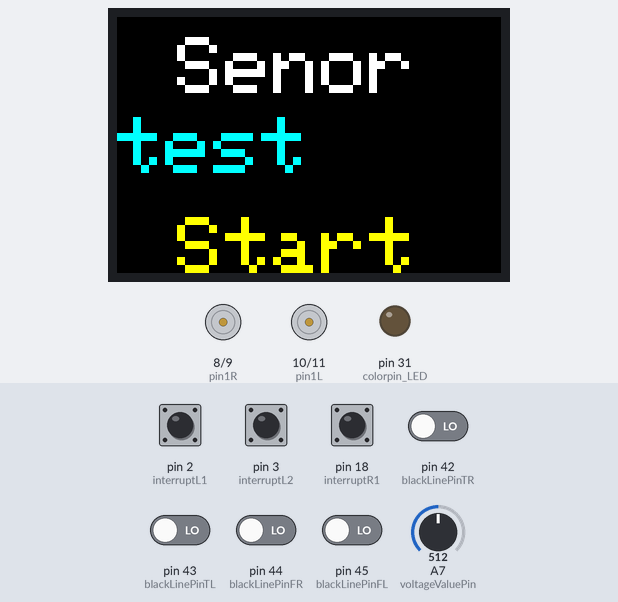
The sketch below on a simulated Arduino Mega 2560, built with avr-gcc and run on an emulated ATmega2560. Shown: 96×64 colour display, motor-driver pin pairs drawn as motors (green arrow = first pin HIGH = forward, orange = second pin HIGH = backward, longer = more drive), output pins drawn as LEDs (lit = HIGH). Inputs (shaded band) come from the test bench; at power-on: pin 2 (interruptL1), pin 3 (interruptL2), pin 18 (interruptR1) HIGH, pin 42 (blackLinePinTR), pin 43 (blackLinePinTL), pin 44 (blackLinePinFR), pin 45 (blackLinePinFL) LOW, A7 (voltageValuePin) = 512. Pins used as bus, display or sensor lines are not drawn; what the sketch prints to the serial monitor is not drawn.

Above: at 0.2 s.
4.9 s: pin 2 (interruptL1) pulled LOW for 0.15 s
At 5.7 s:
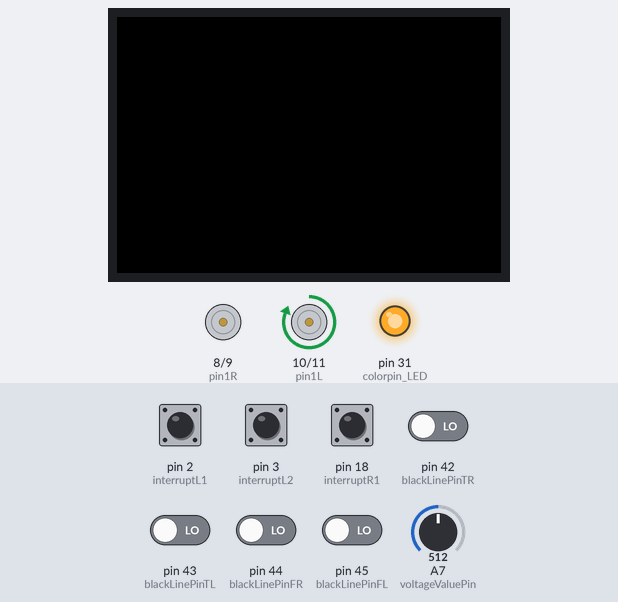
6.5 s: pin 43 (blackLinePinTL) driven HIGH
At 7.6 s:
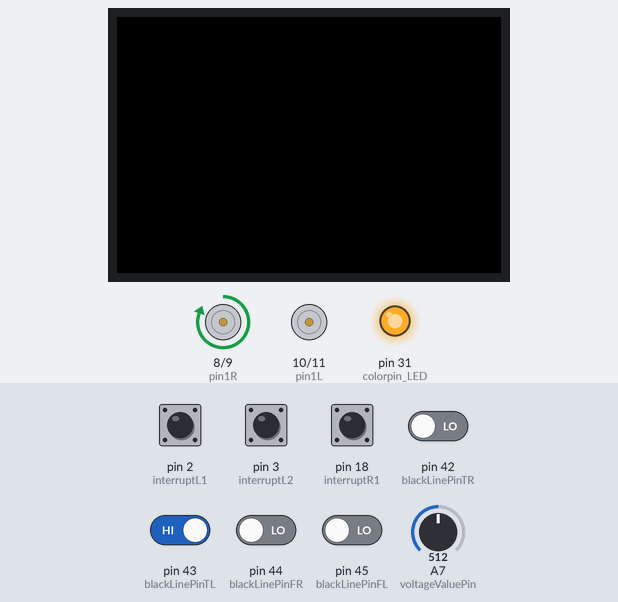
8.0 s: pin 42 (blackLinePinTR) driven HIGH
At 9.4 s:
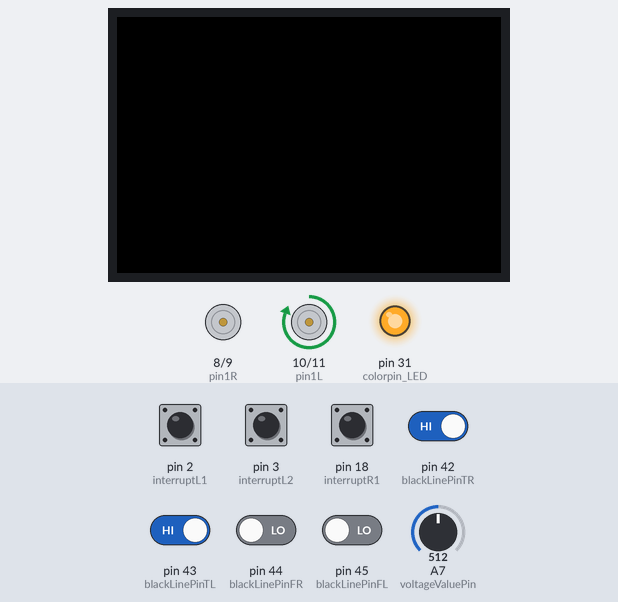
11.0 s: A7 (voltageValuePin) set to 417
14.0 s: A7 (voltageValuePin) set to 394
17.0 s: pin 42 (blackLinePinTR) driven LOW
At 18.4 s:
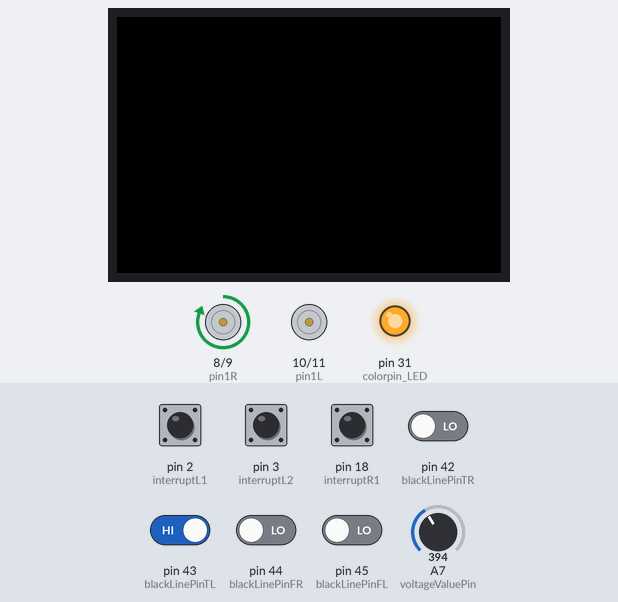
Timing chart, 0 to 20.0 s (numbered marks = the images above; inputs shaded):
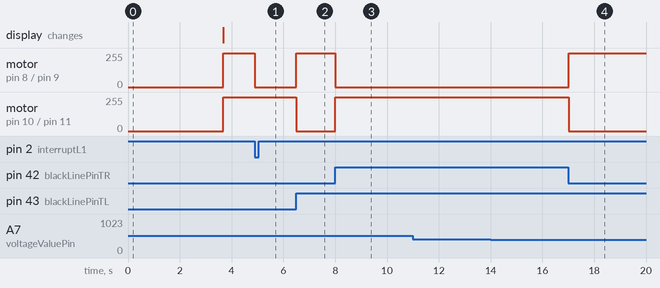

Measured:
- after the input at 4.9 s, motor on pin 8 (pin1R) / pin 9 (pin2R): forward 255/255 → stopped at once
- after the input at 6.5 s, motor on pin 8 (pin1R) / pin 9 (pin2R): stopped → forward 255/255 at once; motor on pin 10 (pin1L) / pin 11 (pin2L): forward 255/255 → stopped at once
- after the input at 8.0 s, motor on pin 8 (pin1R) / pin 9 (pin2R): forward 255/255 → stopped at once; motor on pin 10 (pin1L) / pin 11 (pin2L): stopped → forward 255/255 at once
- after the input at 11.0 s, every drawn part: stays the same
- after the input at 14.0 s, every drawn part: stays the same
- after the input at 17.0 s, motor on pin 8 (pin1R) / pin 9 (pin2R): stopped → forward 255/255 at once; motor on pin 10 (pin1L) / pin 11 (pin2L): forward 255/255 → stopped at once

The sketch:

sketch_mar30a.ino
```cpp
#include <Wire.h>
//Mega2560 pin 20 (SDA), pin 21 (SCL)
//SPI pin
// MOSI 51
//MISO 50
//SCK 52
//SS 53
#include "TimerOne.h"
#include <Adafruit_SSD1331.h>
///////////////////////////////////////////////////////
//OLED
int sclk = 52; //brown--- connect this to the display module CLK pin (Serial Clock)
int mosi = 51; //orange--- connect this to the display module DIN pin (Serial Data)
int rst  = 49; //yellow--- connect this to the display module RES pin (Reset)
int dc   = 50; //green--- connect this to the display module D/C  pin (Data or Command)
int cs   = 48; //blue--- connect this to the display module CS  pin (Chip Select)
// Color definitions

#define  BLACK           0x0000
#define BLUE            0x0006
#define RED             0xF800
#define GREEN           0x07E0
#define CYAN            0x07FF
#define MAGENTA         0xF81F
#define YELLOW          0xFFE0
#define WHITE           0xFFFF
#define BACKGROUND      0x0000
Adafruit_SSD1331 display = Adafruit_SSD1331(cs, dc, mosi, sclk, rst);

//Color sensor
#define colorpin_out 26 //brown
#define colorpin_s2 27 //orange
#define colorpin_s3 28 //yellow
#define colorpin_s1 29 // purple
#define colorpin_s0 30 //blue
#define colorpin_LED 31 //LED
int colorValueC = 0;
int colorValueR = 0;
int colorValueG = 0;
int colorValueB = 0;
int colorCnt = 0;
int colorCheckCntR = 0; //check several times before detection
int colorCheckCntG = 0;
int colorCheckCntB = 0;
int colorCheckCnt = 1;
int detectR = 0;
int detectG = 0;
int turn_cooldown = 0;

///////////////////////////////////////////////////////
//Black Line
//see black tape is 1, LED off
//see white is 0, LED on
#define blackLinePinTR 42         //Top Right
#define blackLinePinTL 43         //Top Left
#define blackLinePinFR 44         //Far Right (near the wheel)
#define blackLinePinFL 45         //Far Left (near the wheel)

bool blackLineTR = 0; //top right
bool blackLineTL = 0; // top left
bool blackLineFR = 0; //far right
bool blackLineFL = 0; //far left

///////////////////////////////////////////////////////

///////////////////////////////////////////////////////
//Power detection
#define voltageValuePin A7
float  voltageValue = 0;
///////////////////////////////////////////////////////

///////////////////////////////////////////////////////
//Ultra Sonic
#define trigPin 13
#define echoPin 12

unsigned long UltraSonicStartTime = 0;
int UltraSonicDone = 1;
int    duration;
float  distance;
///////////////////////////////////////////////////////

///////////////////////////////////////////////////////
//interrupt pin
int interruptL1 = 2;
int interruptL2 = 3;

int interruptR1 = 18;
int interruptR2 = 19;
///////////////////////////////////////////////////////

//////////////////////////////////////////////////////
//motor driver LM298 control pin
int pin1R = 8;
int pin2R = 9;
int pin1L = 10;
int pin2L = 11;
//////////////////////////////////////////////////////

//////////////////////////////////////////////////////
// encoder parameter
//encoderValue
long encoderValueR = 0;
long encoderValueL = 0;

//Reset encoderValue
int encoderValueR_Reset = 0;
int encoderValueL_Reset = 0;

//encoderValue Diff
long encoderValueR_Diff = 0;
long encoderValueL_Diff = 0;
//////////////////////////////////////////////////////

int forwardStart = 0;
int rightStart = 0;
int leftStart = 0;
int targetValue = 0;

////////////////////////////////////////////
//For black line
int prev_blackLineFR = 0;
int rising_blackLineFR = 0;
int prev_blackLineFL = 0;
int rising_blackLineFL = 0;
int rising_blackLineFR_level = 0;
int rising_blackLineFL_level = 0;
int state = 0; //L = -1, forward = 0, R = 1

////////////////////////////////////////////

////////////////////////////////////////////
//For coordinate
int x = 0;
int y = 0;
int rotation = 0;
////////////////////////////////////////////

void setup()
{
  ///////////////////////////
  //OLED
  display.begin();
  display.fillScreen(BLACK);
  tftPrintTest();
  delay(2000);
  display.fillScreen(BACKGROUND);
  display.setCursor(0, 0);
  ///////////////////////////
  //Serial Setup
  Serial.begin(115200);
  /////////////////////////////////////////
  //Color sensor setup
  pinMode(colorpin_LED, OUTPUT);
  pinMode(colorpin_out, INPUT);
  pinMode(colorpin_s0, OUTPUT);
  pinMode(colorpin_s1, OUTPUT);
  pinMode(colorpin_s2, OUTPUT);
  pinMode(colorpin_s3, OUTPUT);
  // turn on LED
  digitalWrite(colorpin_LED, 1);
  //100% freq
  digitalWrite(colorpin_s0, 1);
  digitalWrite(colorpin_s1, 1);
  //detect red
  digitalWrite(colorpin_s2, 1);
  digitalWrite(colorpin_s3, 0);
  /////////////////////////////////////////

  /////////////////////////////////////////
  //Black Line sensor
  pinMode(blackLinePinTR, INPUT);
  pinMode(blackLinePinTL, INPUT);
  pinMode(blackLinePinFR, INPUT);
  pinMode(blackLinePinFL, INPUT);
  /////////////////////////////////////////


  /////////////////////////////////////////
  //Ultra Sonic sensor
  pinMode(trigPin, OUTPUT);
  pinMode(echoPin, INPUT);
  /////////////////////////////////////////

  /////////////////////////////////////////
  //Motor
  pinMode(pin1L, OUTPUT);
  pinMode(pin2L, OUTPUT);
  pinMode(pin1R, OUTPUT);
  pinMode(pin2R, OUTPUT);
  /////////////////////////////////////////

  /////////////////////////////////////////
  //Encoder
  //https://www.arduino.cc/reference/en/language/functions/external-interrupts/attachinterrupt/
  pinMode(interruptL1, INPUT_PULLUP);
  pinMode(interruptL2, INPUT_PULLUP);
  pinMode(interruptR1, INPUT_PULLUP);
  pinMode(interruptR2, INPUT_PULLUP);
  //setup interrupt
  attachInterrupt(digitalPinToInterrupt(interruptL1), countL, FALLING);
  attachInterrupt(digitalPinToInterrupt(interruptR1), countR, FALLING);
  /////////////////////////////////////////
}

/////////////////////////////
//Main Loop
void loop()
{
  //get data from sensor for each loop
  InputCapture();
  // check FR FL, if isblack, stop car ang dalay 3000ms
  //IsInterception();
  //go strline follow black line.
  MotorControl();

  Serial.print("|TR = ");
  Serial.print(blackLineTR);
  Serial.print("|TL = ");
  Serial.print(blackLineTL);
  Serial.print("|FR = ");
  Serial.print(blackLineFR);
  Serial.print("|FL = ");
  Serial.print(blackLineFL);
  Serial.print("|voltage = ");
  Serial.print(voltageValue);
  Serial.print("|ultra = ");
  Serial.print(distance);
  Serial.print(" encoderValueL= ");
  Serial.print(encoderValueL);
  Serial.print(" encoderValueR= ");
  Serial.print(encoderValueR);
  Serial.print(" prev_blackLineFR = " );
  Serial.print( prev_blackLineFR);
  Serial.print(" blackLineFR = " );
  Serial.print( blackLineFR);
  Serial.print(" prev_blackLineFL = " );
  Serial.print( prev_blackLineFL);
  Serial.print(" blackLineFL = " );
  Serial.print( blackLineFL);
  Serial.println("");

  //////////////////////////////////
  //Should only run these code when the car is stopped and at the intersection, it this test code, we run with other code together
  // Can the time and slight voltage change can affect the reading.
  //ColorInput();
  //ColorCheck();
  //UltraSonic();
  //////////////////////////////////
}

//////////////////////////////////////////////////////
//Input routine
void InputCapture() {
  //black
  blackLineTR = digitalRead(blackLinePinTR);
  blackLineTL = digitalRead(blackLinePinTL);
  blackLineFR = digitalRead(blackLinePinFR);
  blackLineFL = digitalRead(blackLinePinFL);
  //Power Sensor
  voltageValue = analogRead(voltageValuePin);
  voltageValue = 25 * voltageValue / 1024;
}
//////////////////////////////////////////////////////

//////////////////////////////////////////////////////
//Motor control
void MotorControl() {

  forwardWithBL();
  //forward_stline() ;

}
//////////////////////////////////////////////////////

//Black Line
//see black tape is 1, LED off
//see white is 0, LED on

void forwardWithBL() {

  if (blackLineTR == 1 and blackLineTL == 0) {
    turnCarR();
    delay(20);
    //use delay to control the turn making.
    //forwardStart = 0;
  }
  else if (blackLineTR == 0 and blackLineTL == 1) {
    turnCarL();
    delay(20);
    //forwardStart = 0;
  }

  else {
    forward_stline();
  }


}


void forward_stline() {
  //forward 100 click
  if (forwardStart == 0) {
    stopCar();
    targetValue = 100;
    encoderValueL = 0;
    encoderValueR = 0;
    forwardStart = 1;
  }
  if (encoderValueL > targetValue or encoderValueR > targetValue) {
    stopCar();
    forwardStart = 0;
  }
  else {
    if (encoderValueL > encoderValueR) {
      turnCarL();

    }
    else if (encoderValueR > encoderValueL) {
      turnCarR();
    }
    else {
      forwardCar();
    }
  }
}

//////////////////////////////////////////////////////
void IsInterception() {

  //Black Line
  //see black tape is 1, LED off
  //see white is 0, LED on
  //

  //check prev FR and  prev FL value,compare with current FR FL,  if is0 -> 1(from white to black), stop for 3 second.
  if (blackLineFL == 1 and  blackLineFR == 1)
  {


    stopCar();

    //xcoordianate +1 when meet interception
    x += 1;
    Serial.print("///////////countline = " );
    Serial.print( x);
    Serial.print("/////////////////////");
    Serial.print("///////////state = " );
    Serial.print( state);
    Serial.print("/////////////////////");
    Serial.print("");

    delay(1500);
    //go forward for a few cm
    forwardCar();
    delay(300);

    forwardWithBL();

    //TurnLOnSite();
    //state = 0;
    //reset the state

  }


  //reset prev_lineFR/L
  //prev_blackLineFR = blackLineFR;
  //prev_blackLineFL = blackLineFL;

}


//////////////////////////////////////////////////////
//Interrupt subroutine
void countL() {
  if (digitalRead(interruptL2)) {
    encoderValueL--;
  }
  else {
    encoderValueL++;
  }
}
void countR() {
  if (digitalRead(interruptR2)) {
    encoderValueR++;
  }
  else {
    encoderValueR--;
  }
}
//////////////////////////////////////////////////////

//////////////////////////////////////////////////////
// Motor subrountine
void turnCarL() {
  digitalWrite(pin1R, 1);
  digitalWrite(pin2R, 0);
  digitalWrite(pin1L, 0);
  digitalWrite(pin2L, 0);
}
void turnCarR() {
  digitalWrite(pin1R, 0);
  digitalWrite(pin2R, 0);
  digitalWrite(pin1L, 1);
  digitalWrite(pin2L, 0);
}
void turnCarOnsiteL() {
  digitalWrite(pin1R, 1);
  digitalWrite(pin2R, 0);
  digitalWrite(pin1L, 0);
  digitalWrite(pin2L, 1);
}
void turnCarOnsiteR() {
  digitalWrite(pin1R, 0);
  digitalWrite(pin2R, 1);
  digitalWrite(pin1L, 1);
  digitalWrite(pin2L, 0);
}
void forwardCar() {
  digitalWrite(pin1R, 1);
  digitalWrite(pin2R, 0);
  digitalWrite(pin1L, 1);
  digitalWrite(pin2L, 0);
}
void backwardCar() {
  digitalWrite(pin1R, 0);
  digitalWrite(pin2R, 1);
  digitalWrite(pin1L, 0);
  digitalWrite(pin2L, 1);
}
void stopCar() {
  digitalWrite(pin1R, 0);
  digitalWrite(pin2R, 0);
  digitalWrite(pin1L, 0);
  digitalWrite(pin2L, 0);
}
void forwardRightWheel() {
  digitalWrite(pin1R, 1);
  digitalWrite(pin2R, 0);
}
void forwardLeftWheel() {
  digitalWrite(pin1L, 1);
  digitalWrite(pin2L, 0);
}
void backwardRightWheel() {
  digitalWrite(pin1R, 0);
  digitalWrite(pin2R, 1);
}
void backwardLeftWheel() {
  digitalWrite(pin1L, 0);
  digitalWrite(pin2L, 1);
}
void stopRightWheel() {
  digitalWrite(pin1R, 0);
  digitalWrite(pin2R, 0);
}
void stopLeftWheel() {
  digitalWrite(pin1L, 0);
  digitalWrite(pin2L, 0);
}
//////////////////////////////////////////////////////

//////////////////////////////////////////////////////
//UltraSonic subroutine
void UltraSonic() {
  if (UltraSonicDone) {
    UltraSonicDone = 0;
    UltraSonicStartTime = millis();
    digitalWrite(trigPin, LOW);  // Added this line
  }
  if (millis() > UltraSonicStartTime + 2) {
    digitalWrite(trigPin, HIGH);
  }
  if (millis() > UltraSonicStartTime + 12) {
    digitalWrite(trigPin, LOW);
    //    duration = pulseIn(echoPin, HIGH, 3000); //set 3000ns as timout
    duration = pulseIn(echoPin, HIGH); //set 3000ns as timout
    distance = (duration / 2) / 29.1;
    UltraSonicDone = 1;
  }
}
////////////////////////////////////////////////////
void ColorInput() {
  //Set Clear filter
  digitalWrite(colorpin_s2, 1);
  digitalWrite(colorpin_s3, 0);
  delay(10);
  //read Clear value
  colorValueC = pulseIn(colorpin_out, LOW);

  //Set Red filter
  digitalWrite(colorpin_s2, 0);
  digitalWrite(colorpin_s3, 0);
  delay(100);
  //read Red value
  colorValueR = pulseIn(colorpin_out, LOW);

  //Set Blue filter
  digitalWrite(colorpin_s2, 0);
  digitalWrite(colorpin_s3, 1);
  delay(100);
  //read Blue value
  colorValueB = pulseIn(colorpin_out, LOW);

  //Set Green filter
  digitalWrite(colorpin_s2, 1);
  digitalWrite(colorpin_s3, 1);
  delay(100);
  //read Green value
  colorValueG = pulseIn(colorpin_out, LOW);

  Serial.print(" colorCRBG= ");
  Serial.print(colorValueC);
  Serial.print(" ");
  Serial.print(colorValueR);
  Serial.print(" ");
  Serial.print(colorValueB);
  Serial.print(" ");
  Serial.print(colorValueG);
  Serial.print(" ");
}
void TurnLOnSite() {
  encoderValueL = 100;
  encoderValueR = 0;

  while (encoderValueL > 50 or encoderValueR < 50 ) {
    turnCarOnsiteL();
    //turnCarOnsiteL();
    //Serial.print("encoderValueL");
    //Serial.print(encoderValueL);
    //Serial.print(" encoderValueR");
    //Serial.print(encoderValueR);
    //Serial.print("");
    delay(10);
  }
  stopCar();
  encoderValueL = 0;
  encoderValueR = 0;
}
//check the color, (if is red, turn L, is green trun right)
void ColorCheck() {
  //Check Green Color  value G small
  if ((3 <= colorValueC && colorValueC <= 4) &&
      (11 <= colorValueR && colorValueR <= 12) &&
      (8 <= colorValueB && colorValueB <= 9) &&
      (9 <= colorValueG && colorValueG <= 10)) {
    detectG = 1;
    Serial.println(" Green is detected. ");

    while (encoderValueL > -120) {
      //turnCarOnsiteL();
      delay(50);
    }
    while (1) {
      stopCar();
      encoderValueL = 0;
    }
  }

  //Check Red Color value R small
  else if ((3 <= colorValueC && colorValueC <= 4) &&
           (6 <= colorValueR && colorValueR <= 7) &&
           (8 <= colorValueB && colorValueB <= 9) &&
           (11 <= colorValueG && colorValueG <= 12)) {
    detectR = 1;
    Serial.println(" Red is detected. ");

    while (encoderValueR > -60) {
      //turnCarOnsiteR();
      delay(10);
    }
    while (1) {
      stopCar();
      encoderValueR = 0;
    }
  }
}
//////////////////////////////////////////
void tftPrintTest() {
  display.fillScreen(BLACK);
  display.setCursor(15, 5);
  display.setTextColor(WHITE);
  display.setTextSize(2);
  display.println("Senor");
  display.setCursor(0, 25);
  display.setTextColor(CYAN);
  display.setTextSize(2);
  display.println("test");
  display.setCursor(15, 50);
  display.setTextColor(YELLOW);
  display.setTextSize(2);
  display.println("Start");
  delay(1500);
  display.setTextColor(WHITE);
}
```
